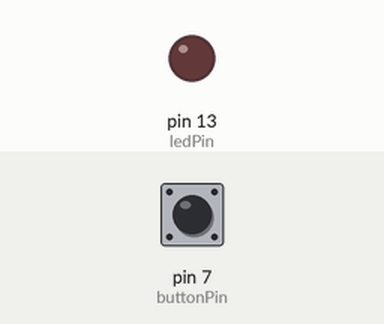
The sketch below on a simulated Arduino Uno, built with avr-gcc and run on an emulated ATmega328P. Parts: output pins drawn as LEDs (lit = HIGH). The inputs (shaded band) are chosen by the test bench; at power-on: pin 7 (buttonPin) HIGH. What the sketch prints to the serial monitor is not drawn.

Above: at 1.3 s.
1.4 s: pin 7 (buttonPin) pulled LOW for 0.15 s
At 1.47 s:
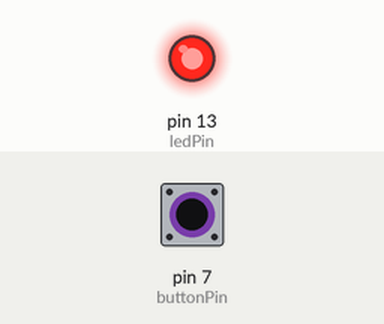
3.0 s: pin 7 (buttonPin) pulled LOW for 3.2 s
At 7.2 s:
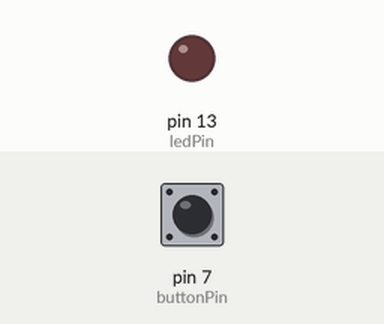
Timing chart, 0 to 8.7 s (numbered marks = the images above; inputs shaded):
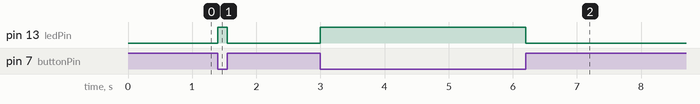

The sketch:

buton-led-kontrol_dahili_pullup.ino
```cpp
const int ledPin = 13;
const int buttonPin = 7;
int buttonState = 0;

void setup() {
   Serial.begin(9600);
  delay(100); // Bazı durumlarda gerekli
  Serial.println("GITHUB TEST");

  pinMode(ledPin, OUTPUT);
  pinMode(buttonPin, INPUT_PULLUP); // Dahili pull-up direnci etkin
}

void loop() {
  buttonState = digitalRead(buttonPin);

  if (buttonState == LOW) { // Butona basıldıysa
    digitalWrite(ledPin, HIGH); // LED yanar
  } else {
    digitalWrite(ledPin, LOW); // LED söner
  }
}
```

Measured:
- after the input at 1.4 s, pin 13 (ledPin): LOW → HIGH at once, → LOW 0.15 s later
- after the input at 3.0 s, pin 13 (ledPin): LOW → HIGH at once, → LOW 3.2 s later
